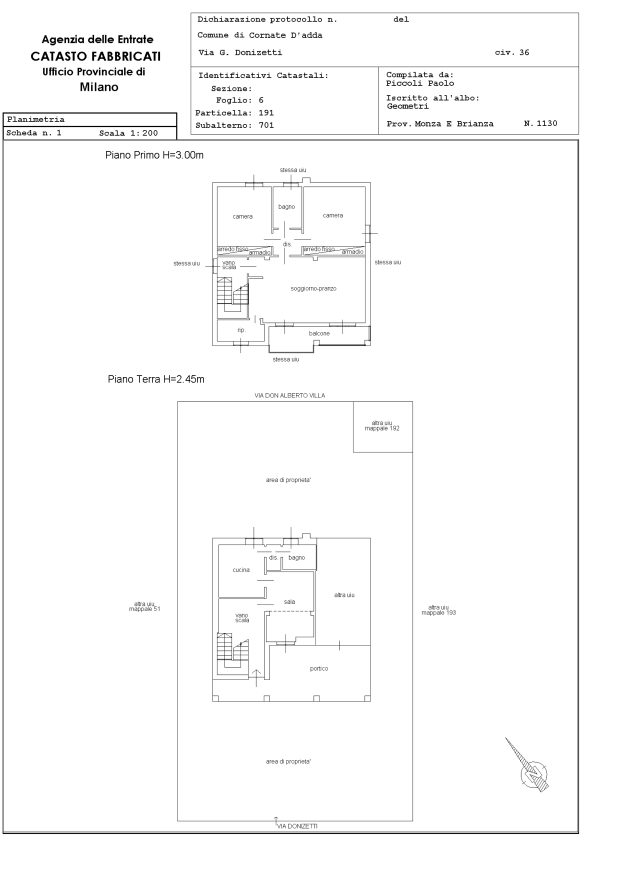
#> input picture PlanParser/atomic_v2/ingest/artifacts/scheda_catastale/pages/page_0001.png, 2481 x 3508 px, found by its file name (shown at 1/4 size)
$ python atomic_progress_review_v1.py ../ingest/artifacts/scheda_catastale/pages out
#> lines starting #> are read from the running program, lines starting #| are printed output that depends on the picture
"""Build a versioned visual progress review from immutable atomic_v2 artifacts."""

from __future__ import annotations

import argparse
import json
from pathlib import Path

from PIL import Image, ImageDraw, ImageFont


# [63 lines left out: functions _font, _fit, _card, _two_crops, _page, not called in this run]


def build(root: Path, output_dir: Path) -> Path:
    page_source = Image.open(root / "ingest/artifacts/scheda_catastale/pages/page_0001.png")
#> page_source is the input picture: PIL image 2481x3508 RGB; min 0, max 255, mean 249.8
    region_dir = root / "region_split/artifacts/scheda_catastale/page_0001/revision_002"
    region_overlay = Image.open(region_dir / "regions_overlay.png")
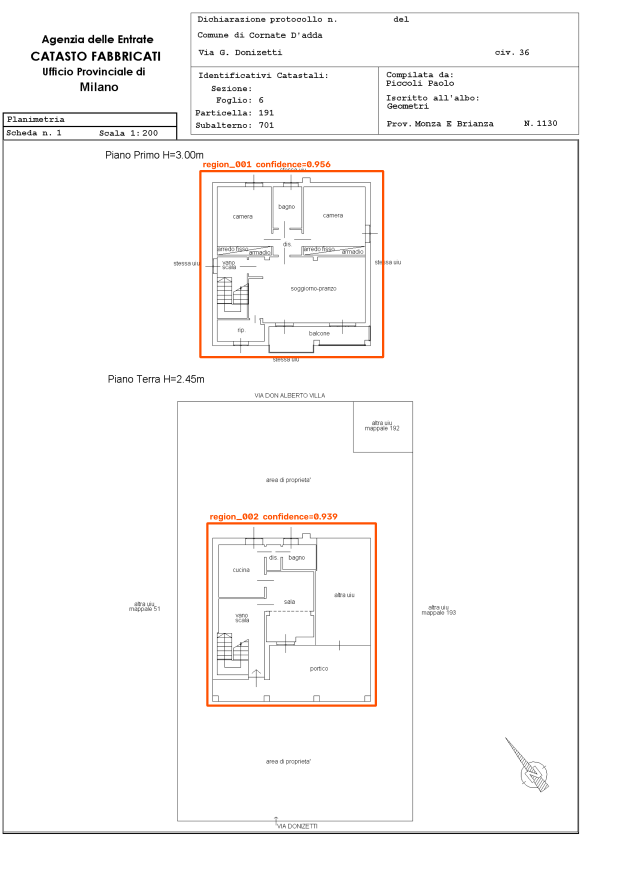
#> input picture PlanParser/atomic_v2/region_split/artifacts/scheda_catastale/page_0001/revision_002/regions_overlay.png, 2481 x 3508 px, found by its file name (shown at 1/4 size)
#> region_overlay is the input picture: PIL image 2481x3508 RGB; mean R, G, B 249.8, 248.6, 248
    crop1 = Image.open(region_dir / "region_001.png")
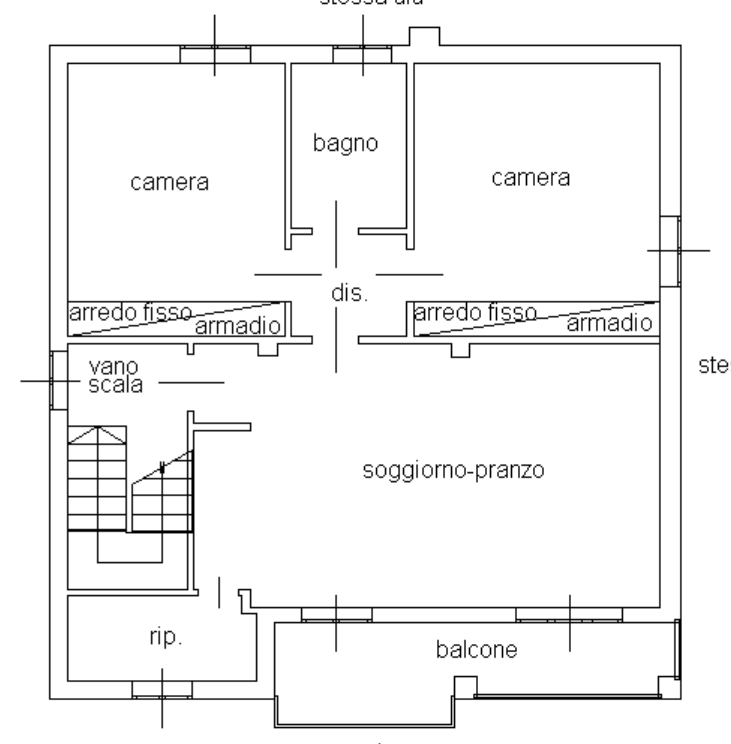
#> input picture PlanParser/atomic_v2/region_split/artifacts/scheda_catastale/page_0001/revision_002/region_001.png, 731 x 744 px, found by its file name
#> crop1 is the input picture: PIL image 731x744 RGB; min 0, max 255, mean 243.5
    crop2 = Image.open(region_dir / "region_002.png")
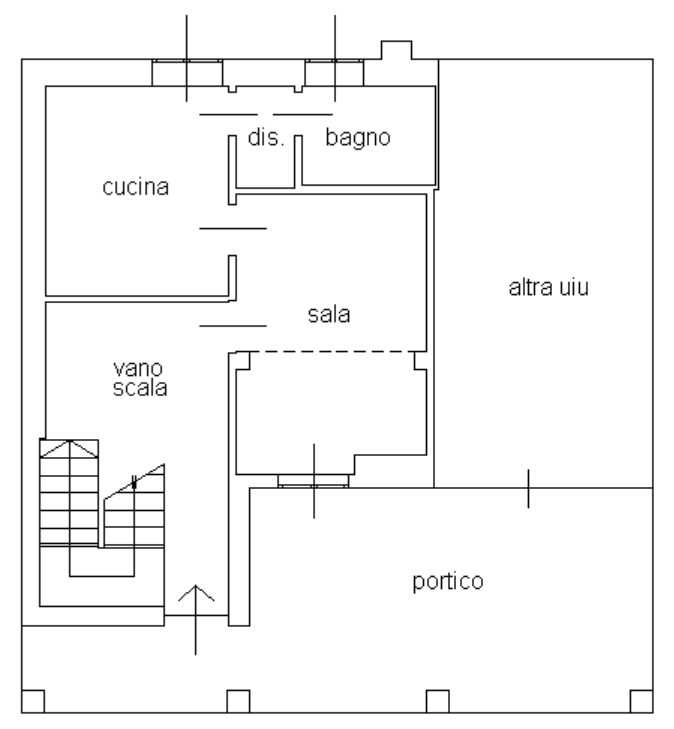
#> input picture PlanParser/atomic_v2/region_split/artifacts/scheda_catastale/page_0001/revision_002/region_002.png, 674 x 729 px, found by its file name
#> crop2 is the input picture: PIL image 674x729 RGB; min 0, max 255, mean 246.5
#> (the run stopped early here; a loop or call above may not have finished)
